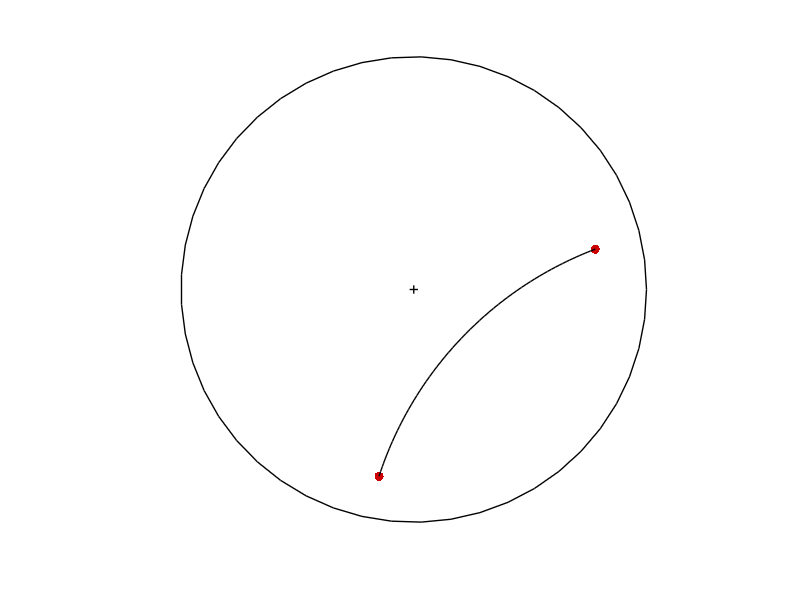
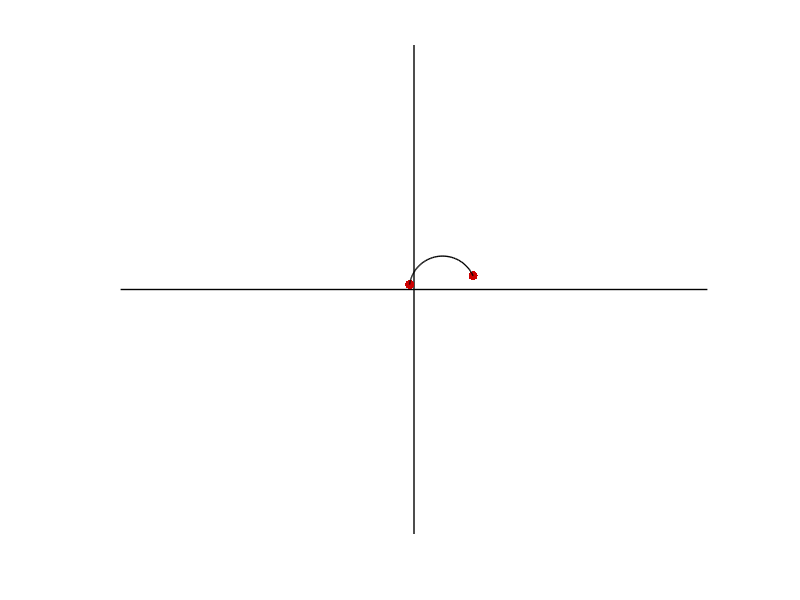

Recreate these plots in MATLAB, in order. (Note: this script raises an error after producing the figures.)
function demo_Riemannian_Hd_interp01
% Interpolation on n-hyperboloid manifold
%
% If this code is useful for your research, please cite the related publication:
% @article{Calinon20RAM,
% 	author="Calinon, S.",
% 	title="Gaussians on {R}iemannian Manifolds: Applications for Robot Learning and Adaptive Control",
% 	journal="{IEEE} Robotics and Automation Magazine ({RAM})",
% 	year="2020",
% 	pages=""
% }
% 
% Copyright (c) 2019 Idiap Research Institute, http://idiap.ch/
% Written by Sylvain Calinon, http://calinon.ch/
% 
% This file is part of PbDlib, http://www.idiap.ch/software/pbdlib/
% 
% PbDlib is free software: you can redistribute it and/or modify
% it under the terms of the GNU General Public License version 3 as
% published by the Free Software Foundation.
% 
% PbDlib is distributed in the hope that it will be useful,
% but WITHOUT ANY WARRANTY; without even the implied warranty of
% MERCHANTABILITY or FITNESS FOR A PARTICULAR PURPOSE. See the
% GNU General Public License for more details.
% 
% You should have received a copy of the GNU General Public License
% along with PbDlib. If not, see <http://www.gnu.org/licenses/>.

addpath('./m_fcts/');


%% Parameters
%%%%%%%%%%%%%%%%%%%%%%%%%%%%%%%%%%%%%%%%%%%%%%%%%%%%%%%%%%%%%%%%%%%%%%%%%%%
model.nbVar = 3; %Number of variables (compatible with 2, 3 or 4 for the plots)
model.nbStates = 2; %Number of states (-> interpolation between two points)
nbData = 70; %Number of interpolation steps
% nbIter = 5; %Number of iteration for the Gauss Newton algorithm
nbRepros = 1; %Number of reproductions 

for n=1:nbRepros
% 	r(n).x = [[-2;5;3], [2;2;-2]];
	r(n).x = (rand(model.nbVar,model.nbStates) - 0.5) * 1E1;
	for i=1:model.nbStates
		r(n).x(end,i) = sqrt(r(n).x(1:end-1,i)' * r(n).x(1:end-1,i) + 1);
		%r(n).x(1:end-1,i)' * r(n).x(1:end-1,i) - r(n).x(end,i)^2
	end
end

p = (rand(model.nbVar,1) - 0.5) * 1E1;
p(end) = sqrt(p(1:end-1)' * p(1:end-1) + 1);
v = logmap(p, r(n).x(:,1)); %random vector in the tangent space of r(n).x(:,1) to be transported


%% Geodesic interpolation
%%%%%%%%%%%%%%%%%%%%%%%%%%%%%%%%%%%%%%%%%%%%%%%%%%%%%%%%%%%%%%%%%%%%%%%%%
w = [linspace(1,0,nbData); linspace(0,1,nbData)];
for n=1:nbRepros
	r(n).xi = zeros(model.nbVar,nbData);
	% xtmp = x(:,1);
	for t=1:nbData
	% 	%Interpolation between more than 2 points can be computed in an iterative form
	% 	for n=1:nbIter
	% 		utmp = zeros(model.nbVar,1);
	% 		for i=1:model.nbStates
	% 			utmp = utmp + w(i,t) * logmap(x(:,i), xtmp);
	% 		end
	% 		xtmp = expmap(utmp, xtmp);
	% 	end
	% 	r(n).xi(:,t) = xtmp;

		%Interpolation between two points can be computed in closed form
		r(n).xi(:,t) = expmap(w(2,t)*logmap(r(n).x(:,2), r(n).x(:,1)), r(n).x(:,1));	
		
		%Inner product between vector transported and direction of geodesic
		M = blkdiag(eye(size(r(n).x,1)-1), -1);
		ptv = transp(r(n).x(:,1), r(n).xi(:,t), v);
		dir = logmap(r(n).x(:,2), r(n).xi(:,t));
		if norm(dir) > 1E-5
			th = sqrt(dir' * M * dir);
			dir = dir ./ th; %Normalize (with Minkowski inner product)
			inprod(t) = dir' * M * ptv; %Minkowski inner product
		end		
	end
end
inprod


%% Plots
%%%%%%%%%%%%%%%%%%%%%%%%%%%%%%%%%%%%%%%%%%%%%%%%%%%%%%%%%%%%%%%%%%%%%%%%%%%
if model.nbVar==3
	%Plot as Poincare disk model 
	figure('name','Poincare disk model','position',[10,10,650,650]); hold on; axis off; 
	plot(0,0,'k+','linewidth',1); %,'markersize',20
	t = linspace(0,2*pi,50);
	plot(cos(t), sin(t), '-','linewidth',1,'color',[0 0 0]);	
	for n=1:nbRepros
		%Conversion from hyperboloid model to Poincare disk model
		for i=1:model.nbStates
			r(n).x2(:,i) = r(n).x(1:end-1,i) / (1+r(n).x(end,i));
		end
		for t=1:nbData
			r(n).xi2(:,t) = r(n).xi(1:end-1,t) / (1+r(n).xi(end,t));
		end
		%u = logmap(x(:,2), x(:,1));
		%u2 = u(1:end-1) / (1+u(end));
		%plot2DArrow(x2(:,1), u2*.2, [0,0,0], 1, .05);
		plot(r(n).x2(1,:), r(n).x2(2,:), '.','markersize',20,'color',[.8 0 0]);
		axis equal;
% 		print('-dpng',['graphs/demo_Riemannian_Hd_interp_PoincareDisk' num2str(n) 'a.png']);
		plot(r(n).xi2(1,:), r(n).xi2(2,:), '-','linewidth',1,'color',[0 0 0]);
% 		print('-dpng',['graphs/demo_Riemannian_Hd_interp_PoincareDisk' num2str(n) 'b.png']);
	end
	
% 	%Plot also as 3D hyperboloid
% 	figure('name','3D hyperboloid model','position',[10,750,650,500]); hold on; axis off; rotate3d on;
% 	plot3(0,0,0,'k+');
% 	for n=1:nbRepros
% 		plot3(r(n).x(1,:), r(n).x(2,:), r(n).x(3,:), '.','markersize',20,'color',[.8 0 0]);
% 		plot3(r(n).xi(1,:), r(n).xi(2,:), r(n).xi(3,:), 'k-');
% 	end
% 	view(3); axis equal; axis tight; axis vis3d; 
	
	%Plot also as Poincare half-plane model
	figure('name','Poincare half-plane model','position',[680,750,650,500]); hold on; axis off;
	%plot(0,0,'k+');
	plot([-6,6],[0,0],'-','linewidth',1,'color',[0 0 0]);
	plot([0,0],[-5,5],'-','linewidth',1,'color',[0 0 0]);
	for n=1:nbRepros
		%Conversion from Poincare disk model to Poincare half-plane model (https://en.wikipedia.org/wiki/Poincar%C3%A9_disk_model)
		for i=1:model.nbStates
			r(n).x3(:,i) = [2*r(n).x2(1,i)/(r(n).x2(1,i)^2+(1-r(n).x2(2,i))^2); (1-r(n).x2(1,i)^2-r(n).x2(2,i)^2)/(r(n).x2(1,i)^2+(1-r(n).x2(2,i))^2)]; 
		end
		for t=1:nbData
			r(n).xi3(:,t) = [2*r(n).xi2(1,t)/(r(n).xi2(1,t)^2+(1-r(n).xi2(2,t))^2); (1-r(n).xi2(1,t)^2-r(n).xi2(2,t)^2)/(r(n).xi2(1,t)^2+(1-r(n).xi2(2,t))^2)]; 
		end	
		plot(r(n).x3(1,:), r(n).x3(2,:), '.','markersize',20,'color',[.8 0 0]);
		axis equal;
% 		print('-dpng',['graphs/demo_Riemannian_Hd_interp_PoincareHalfPlane' num2str(n) 'a.png']);
		plot(r(n).xi3(1,:), r(n).xi3(2,:), '-','linewidth',1,'color',[0 0 0]);
% 		print('-dpng',['graphs/demo_Riemannian_Hd_interp_PoincareHalfPlane' num2str(n) 'b.png']);
	end
	
	
	%Plot also as 1D normal distribution interpolations (corresponding to Fisher-Rao metric)
	figure('name','1D normal distribution interpolations (Fisher-Rao metric)','position',[1350,10,800,650]); 
	rg = [-9,6];
	for n=1:min(nbRepros,8)
		subplot(1,1,n); hold on; axis off;
% 		mtmp.Mu = reshape(r(n).xi3(1,:),[1,size(r(n).xi3,2)]);
% 		mtmp.Sigma = reshape(r(n).xi3(2,:),[1,1,size(r(n).xi3,2)]);
% 		plotGMM1D(mtmp,[-5,5,0,1],[.8 0 0],.2);
% 		mtmp.Mu = reshape(r(n).x3(1,:),[1,size(r(n).x3,2)]);
% 		mtmp.Sigma = reshape(r(n).x3(2,:),[1,1,size(r(n).x3,2)]);
% 		plotGMM1D(mtmp,[-5,5,0,1],[0 0 0],.2);

% 		for i=1:size(r(n).x3,2)
% 			mtmp.Mu = r(n).x3(1,i);
% 			mtmp.Sigma = r(n).x3(2,i);
% 			h = plotGMM1D(mtmp,[rg,0,gaussPDF(0,0,mtmp.Sigma)],[.8 0 0],.5);
% 		end
% 		print('-dpng',['graphs/demo_Riemannian_Hd_interp_FisherRao' num2str(n) 'a.png']);
% 		delete(h)
		
		for i=1:5:size(r(n).xi3,2)
			mtmp.Mu = r(n).xi3(1,i);
			mtmp.Sigma = r(n).xi3(2,i);
			plotGMM1D(mtmp,[rg,0,gaussPDF(0,0,mtmp.Sigma)],[0 0 0],.1);
		end
		for i=1:size(r(n).x3,2)
			mtmp.Mu = r(n).x3(1,i);
			mtmp.Sigma = r(n).x3(2,i);
			plotGMM1D(mtmp,[rg,0,gaussPDF(0,0,mtmp.Sigma)],[.8 0 0],.5);
		end
% 		print('-dpng',['graphs/demo_Riemannian_Hd_interp_FisherRao' num2str(n) 'b.png']);
	end
	
elseif model.nbVar==4
	%Plot as Poincare ball model
	figure('name','Poincare ball model','position',[10,10,1300,1300]); hold on; axis off; 
	colormap([.8 .8 .8]);
	[X,Y,Z] = sphere(50);	
	mesh(X,Y,Z,'facealpha',.1);
	for n=1:nbRepros
		%Conversion from hyperboloid model to Poincare ball model
		for i=1:model.nbStates
			x2(:,i) = r(n).x(1:end-1,i) / (1+r(n).x(end,i));
		end
		for t=1:nbData
			xi2(:,t) = r(n).xi(1:end-1,t) / (1+r(n).xi(end,t));
		end
		%u = logmap(x(:,2), x(:,1));
		%u2 = u(1:end-1) / (1+u(end));
		%plot2DArrow(x2(:,1), u2*.2, [0,0,0], 1, .05);

		plot3(x2(1,:), x2(2,:), x2(3,:), '.','markersize',20,'color',[.8 0 0]);
		plot3(xi2(1,:), xi2(2,:), xi2(3,:), '-','linewidth',1,'color',[0 0 0]);
	end 
	view(3); axis equal; axis tight; axis vis3d; rotate3d on; 
% 	print('-dpng','graphs/demo_Riemannian_Hd_interp_PoincareBall01.png');
else
	%Plot as 2D hyperboloid model
	figure('name','2D hyperboloid model','position',[10,10,1300,650]); hold on; axis off; 
	for n=1:nbRepros
		plot(r(n).x(1,:), r(n).x(2,:), '.','markersize',20,'color',[.8 0 0]);
		u = logmap(r(n).x(:,2), r(n).x(:,1));
		plot2DArrow(r(n).x(:,1), u*.2, [0,0,0], 1, .05);
		plot(r(n).xi(1,:),r(n).xi(2,:),'-','linewidth',1,'color',[0 0 0]);
	end
	axis equal; 
end

% print('-dpng','graphs/demo_Riemannian_Hd_interp_hyperboloid2D01.png');
pause;
close all;
end


%% Functions
%%%%%%%%%%%%%%%%%%%%%%%%%%%%%%%%%%%%%%%%%%%%%%%%%%%%%%%%%%%%%%%%%%%%%%%%%%%
function x = expmap(u,x0)
	M = blkdiag(eye(size(x0,1)-1), -1); %Section 4.7.4 p.219 (in pdf, p.227) of Robbin and Salamon (2013), Introduction to differential geometry (https://www.math.wisc.edu/~robbin/Do_Carmo/diffgeo.pdf)
	for t=1:size(u,2)
		th = sqrt(u(:,t)' * M * u(:,t));
		if th<1e-16
			x(:,t) = x0;
		else
			%see p.224 (in pdf, p.232) of Robbin and Salamon (2013), Introduction to differential geometry (https://www.math.wisc.edu/~robbin/Do_Carmo/diffgeo.pdf) (or also https://ronnybergmann.net/mvirt/manifolds/Hn.html)
			x(:,t) = x0 .* cosh(th) + u(:,t) .* sinh(th) ./ th; 
		end
	end
end

function u = logmap(x,x0)
	M = blkdiag(eye(size(x0,1)-1), -1);
	for t=1:size(x,2)

% 		d = acosh(-x0' * M * x(:,t));
% 		if theta<1e-16
% 			u(:,t) = zeros(size(x,1),1);
% 		else
% 			u(:,t) = (x(:,t) - x0 .* cosh(d)) .* d ./ sinh(d);
% 		end

		e = x0' * M * x(:,t);
% 		u(:,t) = acosh(-e) .* (x(:,t) + e .* x0) ./ sqrt(e^2 - 1);
		d = acosh(-e);
		if d<1e-16
			u(:,t) = zeros(size(x,1),1);
		else
			u(:,t) = d .* (x(:,t) + e .* x0) ./ sqrt(e^2 - 1); %sqrt(e^2 - 1) is also equals to sqrt(a' * M * a) with a = (x(:,t) + e .* x0)
		end
		
	end
end

function v = transp(x,y,v)
	M = blkdiag(eye(size(x,1)-1), -1);
	d = acosh(-x' * M * y);
	v = v - (logmap(y,x) + logmap(x,y)) .* (logmap(y,x)' * M * v) ./ d.^2;
end